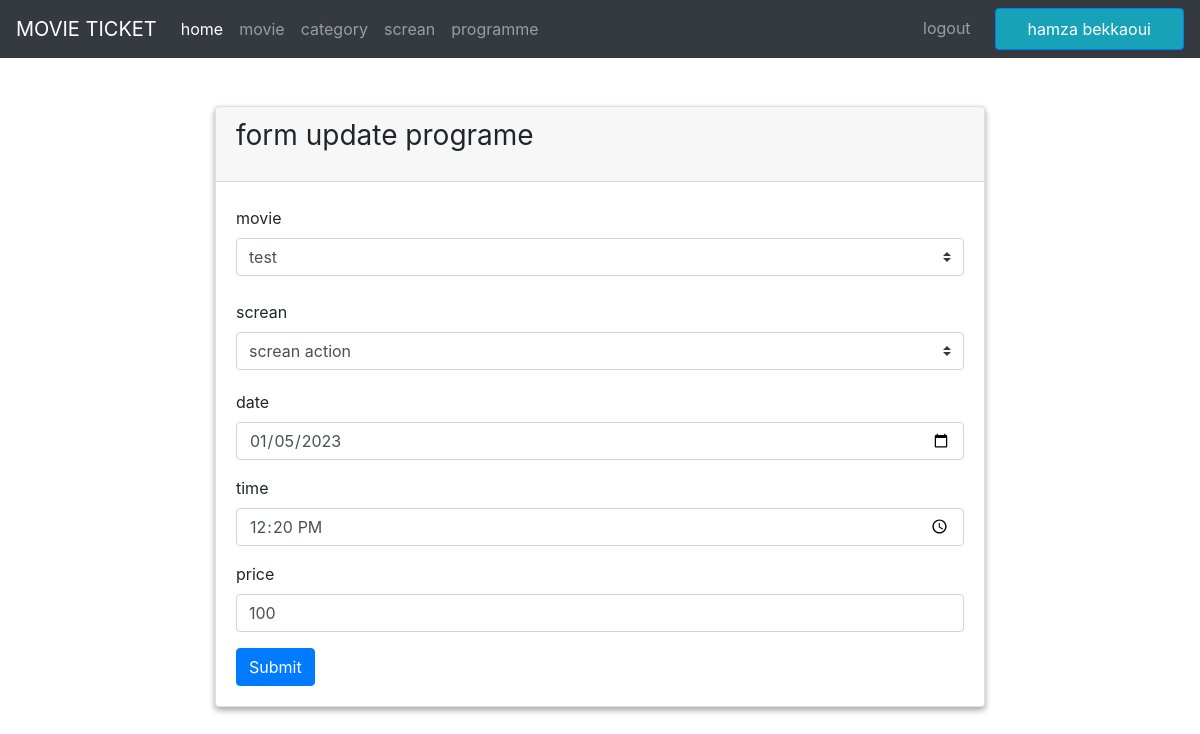
The page /admin/programme/update_programme.php?id=2 (signed in) on the database its author committed.
### tables this page shows
CREATE TABLE `programmes` (
  `id` bigint(20) UNSIGNED NOT NULL,
  `films_id` bigint(20) UNSIGNED NOT NULL,
  `salles_id` bigint(20) UNSIGNED NOT NULL,
  `date` date NOT NULL,
  `time` time NOT NULL,
  `prix` int(11) NOT NULL,
  `created_at` timestamp NULL DEFAULT current_timestamp(),
  `updated_at` timestamp NULL DEFAULT current_timestamp()
);

### admin/programme/update_programme.php (the view, shortened to what this page needs)
<?php
require('../../db/db.php');
$sql_p = "select * from programmes where id  = :id";
$programme  = $connection->prepare($sql_p);
$programme->bindValue(':id', $_GET['id']);
$programme->execute();
$data_programme = $programme->fetchAll();
$sql_f = "select * from films";
$all_films  = $connection->prepare($sql_f);
$all_films->execute();
$data_film = $all_films->fetchAll();
$sql_s = "select * from salles";
$all_salles  = $connection->prepare($sql_s);
$all_salles->execute();
$data_salle = $all_salles->fetchAll();
?>
<!DOCTYPE html>
<html lang="en">
<head>
    <link rel="stylesheet" href="https://stackpath.bootstrapcdn.com/bootstrap/4.5.0/css/bootstrap.min.css">
</head>
<body>
    <?php
    require('../navBar/navBar.php');
    ?>
    <div class="container col-8 mt-5 mb-5 ">
        <div class="card box_shadow">
            <div class="card-header">
                <h1 class="h3 mb-3 font-weight-normal">form update programe</h1>
            </div>
            <div class="card-body">
                <form method="post" autocomplete="off" enctype="multipart/form-data">
                    <div class="form-group">
                        <label class="my-1 mr-2" for="inlineFormCustomSelectPref">movie</label>
                        <select class="custom-select my-1 mr-sm-2" name="film" id="inlineFormCustomSelectPref">
                            <?php
                            foreach ($data_film as $row) {
                                $id = $row['id'];
                                $name = $row['name'];
                                if ($data_programme[0]['films_id'] == $id) {
                                    echo "<option value='$id' selected>$name</option>";
                                } elseif (isset($_POST['film']) and $_POST['film'] == $id) {
                                    echo "<option value='$id' selected >$name</option>";
                                } else {
                                    echo "<option value='$id'>$name</option>";
                                }
                            }
                            ?>
                        </select>
                    </div>
                    <div class="form-group">
                        <label class="my-1 mr-2" for="inlineFormCustomSelectPref">screan</label>
                        <select class="custom-select my-1 mr-sm-2" name="salle" id="inlineFormCustomSelectPref">
                            <?php
                            foreach ($data_salle as $row) {
                                $id = $row['id'];
                                $name = $row['name'];
                                if ($data_programme[0]['salles_id'] == $id) {
                                    echo "<option value='$id' selected >$name</option>";
                                } elseif (isset($_POST['salle']) and $_POST['salle'] == $id) {
                                    echo "<option value='$id' selected >$name</option>";
                                } else {
                                    echo "<option value='$id'>$name</option>";
                                }
                            }
                            ?>
                        </select>
                    </div>
                    <div class="form-group">
                        <label for="duré">date</label>
                        <input type="date" class="form-control" id="duré" name="date_p" placeholder="date de creation" value="<?php if (isset($_POST['date_p'])) {
                                                                                                                                    echo $_POST['date_p'];
                                                                                                                                } else {
                                                                                                                                    echo $data_programme[0]['date'];
                                                                                                                                } ?>">
                    </div>
                    <div class="form-group">
                        <label for="duré">time</label>
                        <input type="time" class="form-control" id="duré" name="time" placeholder="Enter le duree" value="<?php if (isset($_POST['time'])) {
                                                                                                                                echo $_POST['time'];
                                                                                                                            } else {
                                                                                                                                echo $data_programme[0]['time'];
                                                                                                                            } ?>">
                    </div>
                    <div class="form-group">
                        <label for="duré">price</label>
                        <input type="number" class="form-control" id="duré" name="price" placeholder="Enter le duree" value="<?php if (isset($_POST['price'])) {
                                                                                                                                    echo $_POST['price'];
                                                                                                                                } else {
                                                                                                                                    echo $data_programme[0]['prix'];
                                                                                                                                } ?>">
                    </div>
                    <button type="submit" class="btn btn-primary">Submit</button>
                </form>
            </div>
        </div>
    </div>
</body>
</html>

### admin/programme/update_programme.php (style rules this page uses)
.box_shadow { box-shadow: rgba(0, 0, 0, 0.16) 0px 3px 6px, rgba(0, 0, 0, 0.23) 0px 3px 6px; }

### rows shown on the page
programmes: date_p "01/05/2023", time "12:20:00", price "100"

### other values the page prints
$_SESSION['admin_logged_in_name'] "hamza bekkaoui"
form field film "test"
form field salle "screan action"
